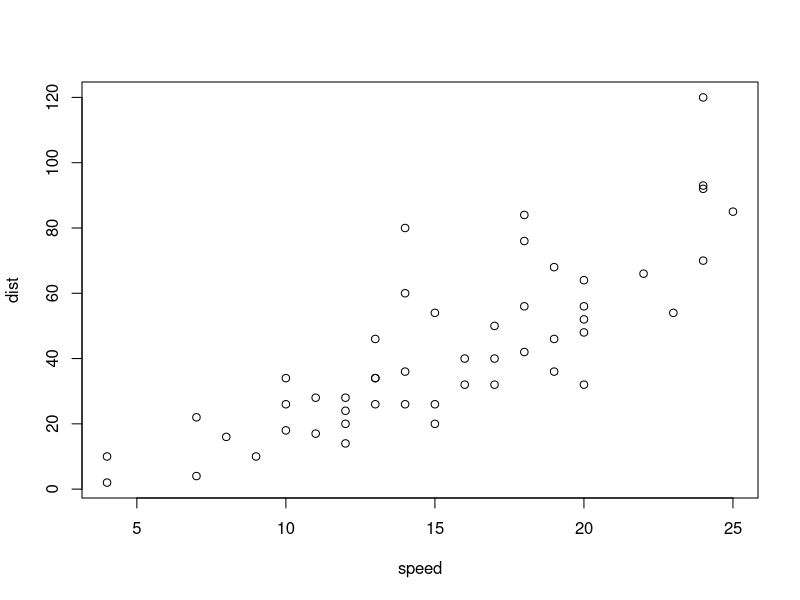
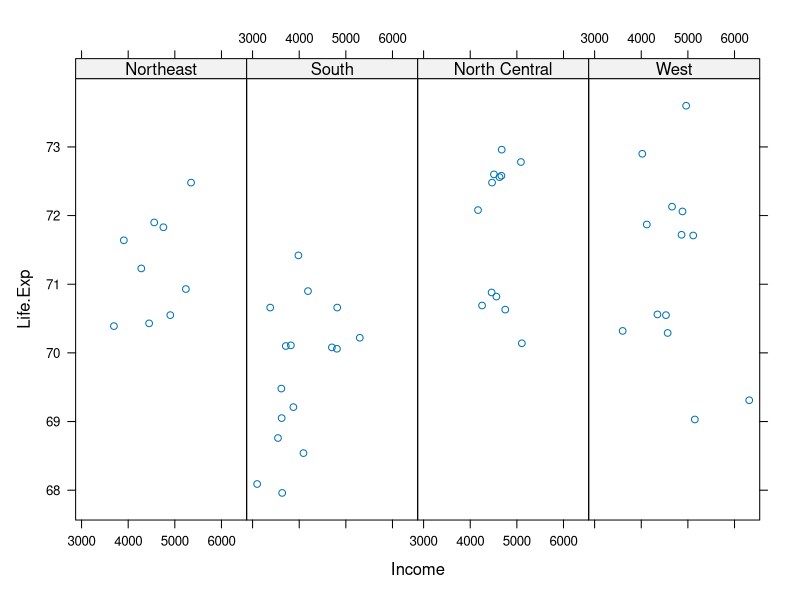
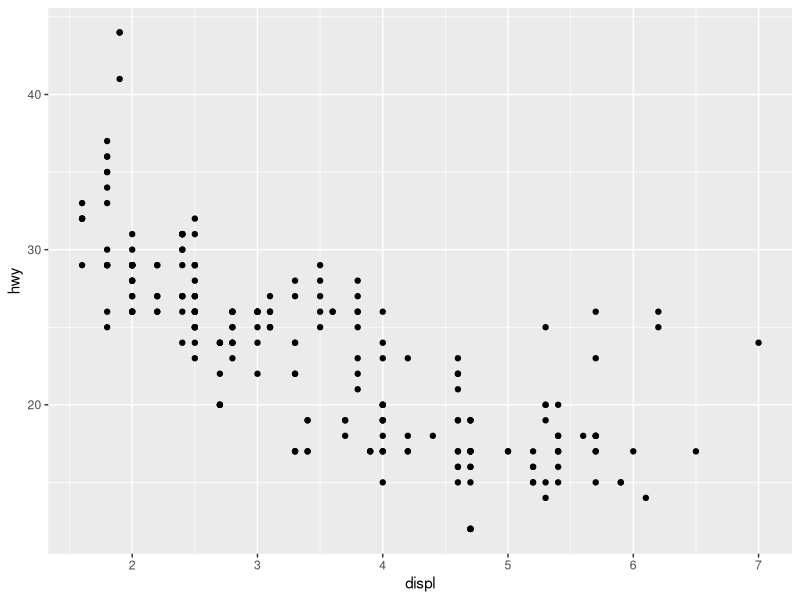
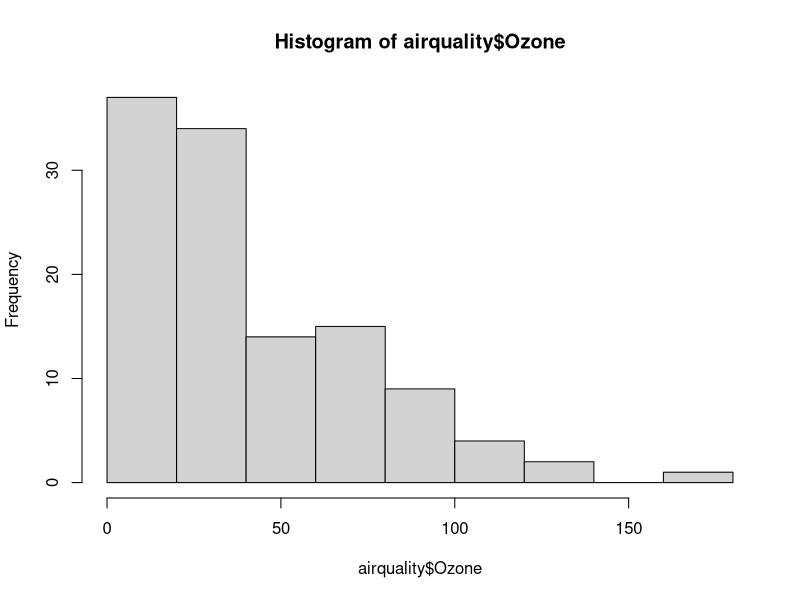
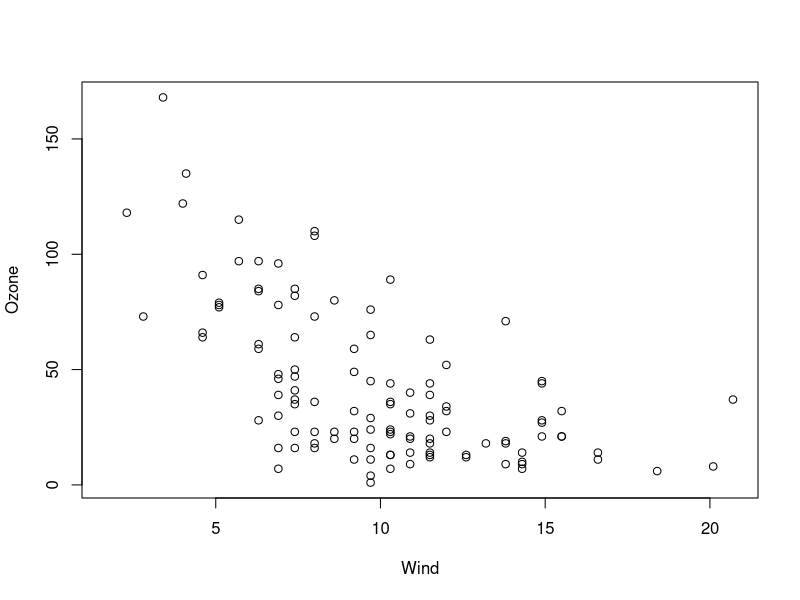
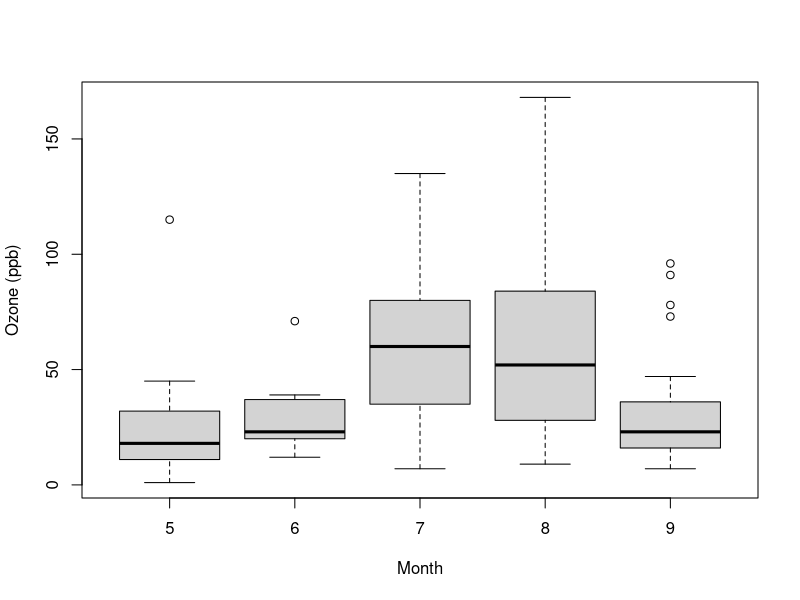
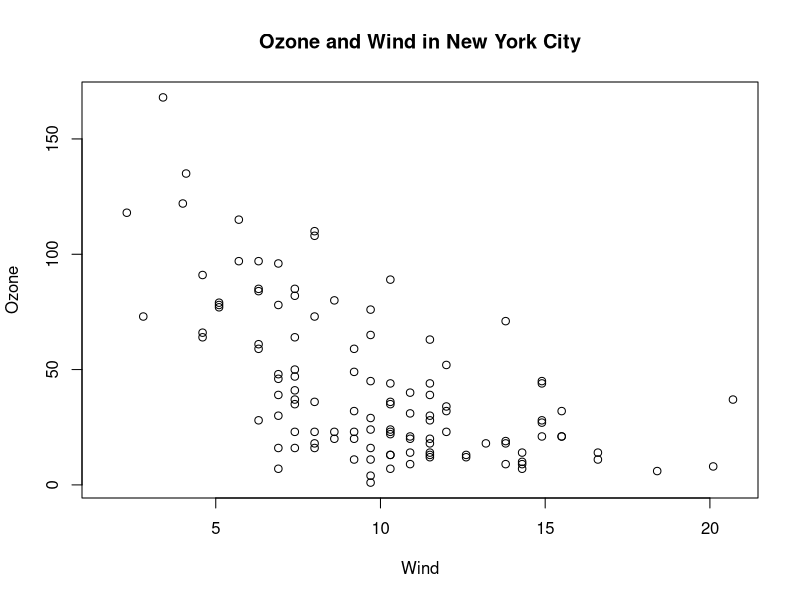
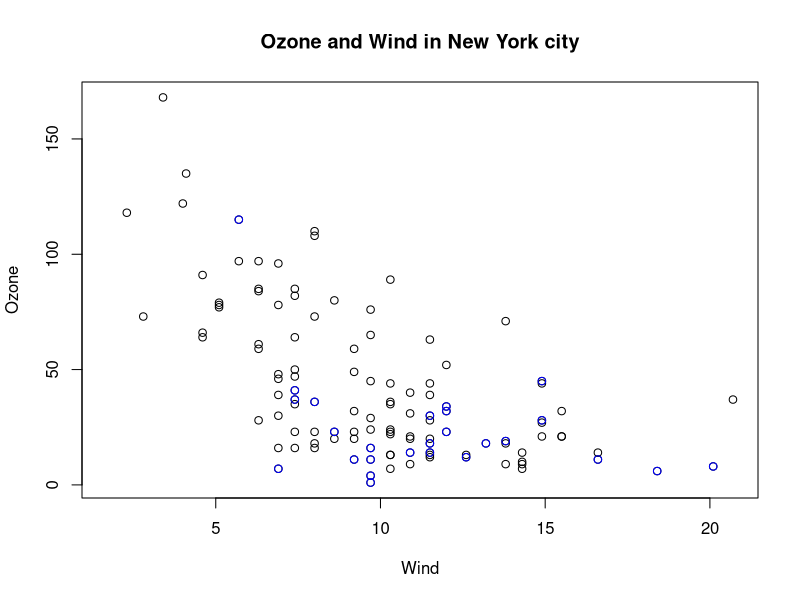

Source code (R) for these figures, in order:
## ---- chunk 1
library(datasets)
data(cars)
with(cars, plot(speed, dist))
## ---- chunk 2
library(lattice)
state <- data.frame(state.x77, region = state.region)
xyplot(Life.Exp ~ Income | region, data = state, layout = c(4,1))
## ---- chunk 3
library(ggplot2)
data(mpg)
qplot(displ, hwy, data = mpg)
## ---- chunk 4
library(datasets)
hist(airquality$Ozone) # draw a new plot
## ---- chunk 5
with(airquality, plot(Wind,Ozone))
## ---- chunk 6
airquality <- transform(airquality, Month = factor(Month))
boxplot(Ozone ~ Month, airquality, xlab = "Month",ylab = "Ozone (ppb)")
## ---- chunk 7
par("lty")
## ---- chunk 8
library(datasets)
with(airquality, plot(Wind, Ozone))
title(main = "Ozone and Wind in New York City") # Add a title
## ---- chunk 9
# Add color to one subset
with(airquality, plot(Wind, Ozone, main = "Ozone and Wind in New York city"))
with(subset(airquality, Month == 5), points(Wind, Ozone, col = "blue"))
## ---- chunk 10
with(airquality, plot(Wind, Ozone, main = "Ozone and Wind in New York City", type = "n")) # type = n initialized the plot but doesn't plot the data 
with(subset(airquality, Month == 5), points(Wind, Ozone, col = "blue"))
with(subset(airquality, Month != 5), points(Wind, Ozone, col = "red"))
legend("topright", pch = 1, col = c("blue","red"), legend = c("May", "Other Months"))
## ---- chunk 11
with(airquality, plot(Wind, Ozone, main = "Ozone and Wind in New York City", pch = 20))
model <- lm(Ozone ~ Wind, airquality)
abline(model, lwd = 2)
## ---- chunk 12
par(mfrow = c(1,2))
with(airquality, {
  plot(Wind, Ozone, main = "Ozone and Wind")
  plot(Solar.R, Ozone, main = "Ozone and Solar Radiation")
})
## ---- chunk 13
par(mfrow = c(1,3), mar = c(4,4,2,1), oma = c(0,0,2,0))
with(airquality, {
  plot(Wind, Ozone, main = "Ozone and Wind")
  plot(Solar.R, Ozone, main = "Ozone and Solar Radiation")
  plot(Temp, Ozone, main = "Ozone and Temperature")
  mtext("Ozone and Weather in New York City", outer = TRUE)
})
## ---- chunk 14
library(lattice)
library(datasets)
xyplot(Ozone ~ Wind, data = airquality)

# Convert Month to a factor variable
airquality <- transform(airquality, Month = factor(Month))
xyplot(Ozone ~ Wind | Month, data = airquality, layout = c(5,1))
## ---- chunk 15
p <- xyplot(Ozone ~ Wind, data = airquality) ## Nothing happens
print(p) ## Plot appears
